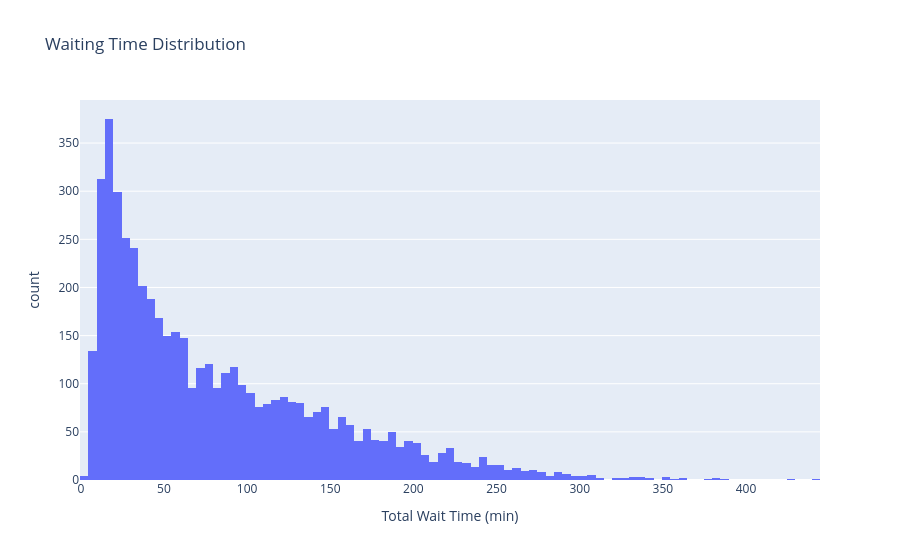

The notebook cell saved with this chart:
### Code cell
import plotly.express as px

fig = px.histogram(df, x="Total Wait Time (min)", title="Waiting Time Distribution")


fig.show()

### Figure 1 — Plotly figure (JSON) as saved in the notebook; plotly's stock layout.template omitted (floating-point values rounded to 4 significant figures; data arrays with more than 128 entries replaced by an {"elided": "..."} marker saying what was removed)
{"data": [{"bingroup": "x", "hovertemplate": "Total Wait Time (min)=%{x}<br>count=%{y}<extra></extra>", "legendgroup": "", "marker": {"color": "#636efa", "pattern": {"shape": ""}}, "name": "", "orientation": "v", "showlegend": false, "type": "histogram", "x": {"elided": "5000 int values"}, "xaxis": "x", "yaxis": "y"}], "layout": {"barmode": "relative", "legend": {"tracegroupgap": 0}, "title": {"text": "Waiting Time Distribution"}, "xaxis": {"anchor": "y", "domain": [0, 1], "title": {"text": "Total Wait Time (min)"}}, "yaxis": {"anchor": "x", "domain": [0, 1], "title": {"text": "count"}}}}
